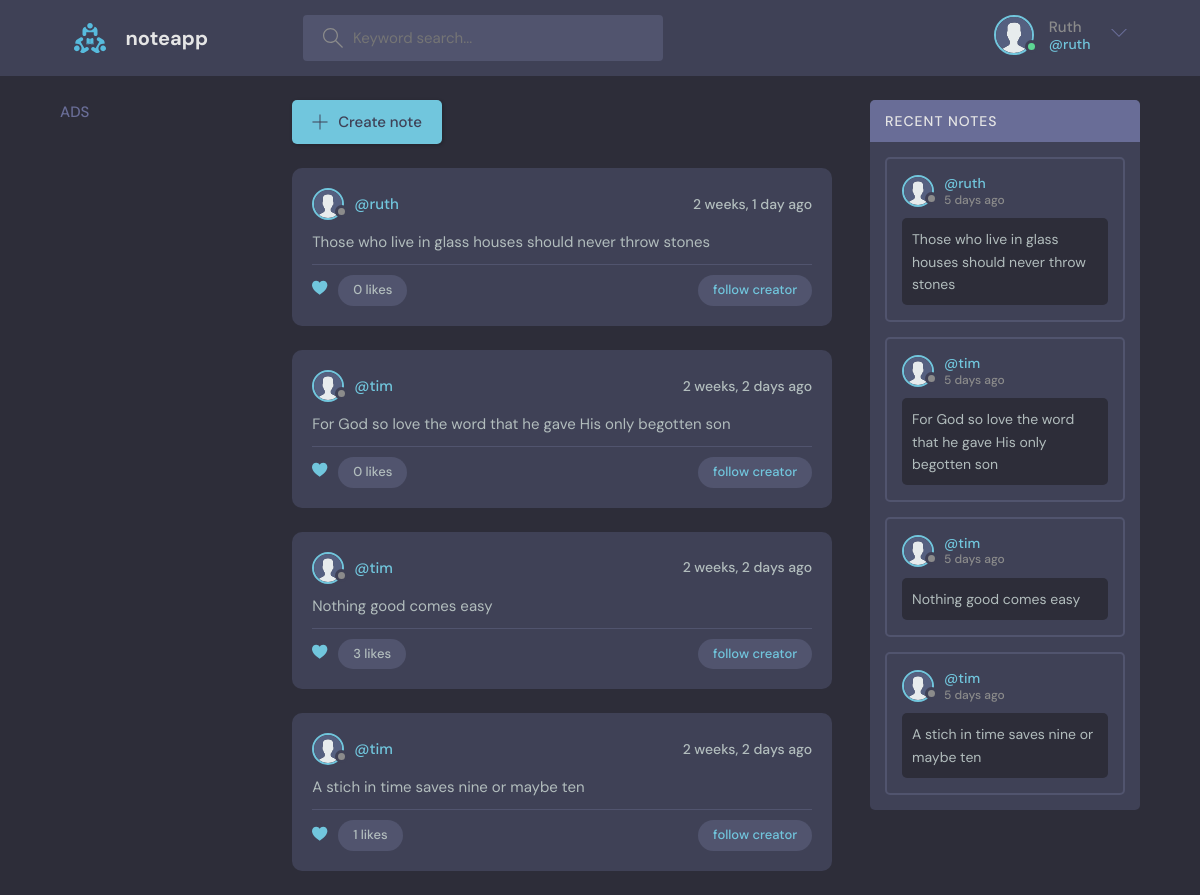
Page / (signed in) on the earlier database version.
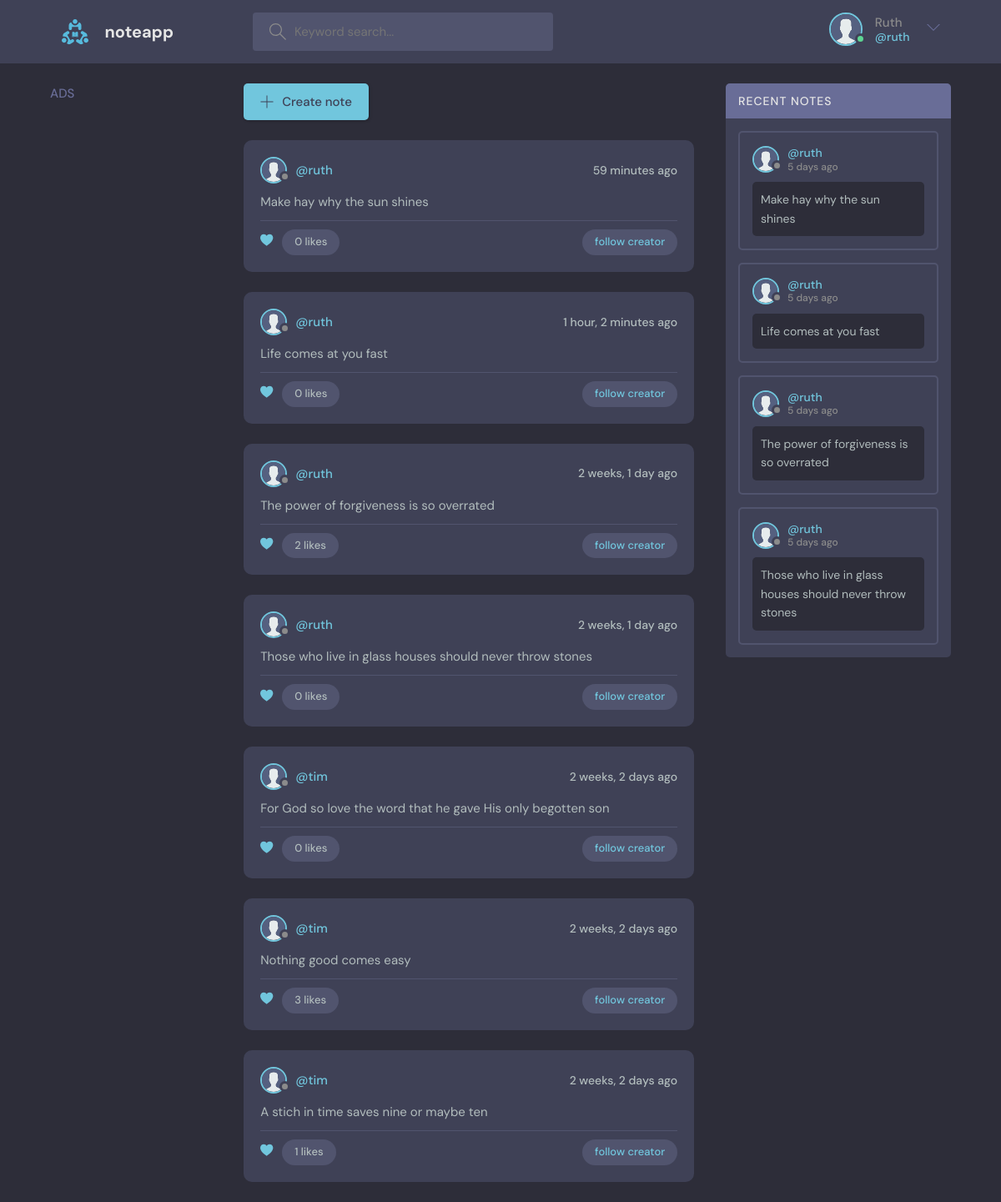
Same page on the later database version.
### app/models.py (models this page shows, shortened)
class Creator(AbstractUser):
    username = models.CharField(max_length=100)
    email = models.EmailField(unique=True)
    bio = models.TextField(blank=True, null=True)
    avatar = models.ImageField(default='avatar.svg')
    USERNAME_FIELD = 'email'
    REQUIRED_FIELDS = ['username']

class Note(models.Model):
    creator = models.ForeignKey(Creator, on_delete=models.CASCADE)
    text = models.TextField(blank=True, null=True)
    likes = models.ManyToManyField(Creator, default=None, related_name='likes', null=True, blank=True)
    created_date = models.DateTimeField(auto_now_add=True)
    updated_date = models.DateTimeField(auto_now_add=True)
    publish = models.BooleanField(default=False)
    @property
    def total_likes(self):
        return self.likes.count()
    class Meta:
        ordering = ['-created_date']

### app/views.py (the view)
# urls.py: path('', views.all_notes, name='notes'),
def all_notes(request):
    notes = Note.objects.filter(publish=True)
    recent_notes = notes.order_by('-updated_date')[0:4]
    context = {'notes': notes, 'recent_notes': recent_notes}
    return render(request, 'index.html', context)

### templates/index.html (shortened to what this page needs)
{% extends 'base.html' %}
{% block content %}
<div class="topics">
  <div class="topics__header">
    <h2>Ads</h2>
  </div>
</div>
<div class="roomList">
  <div class="roomList__header">
    <a class="btn btn--main" href="{% url 'create' %}">
      <svg version="1.1" xmlns="http://www.w3.org/2000/svg" width="32" height="32" viewBox="0 0 32 32">
        <title>add</title>
        <path
                d="M16.943 0.943h-1.885v14.115h-14.115v1.885h14.115v14.115h1.885v-14.115h14.115v-1.885h-14.115v-14.115z"
        ></path>
      </svg>
      Create note
    </a>
  </div>
  {% for note in notes %}
  <div class="roomListRoom">
    <div class="roomListRoom__header">
      <a href="{% url 'profile' note.creator.id %}" class="roomListRoom__author">
        <div class="avatar avatar--small">
          <img src="{{request.user.avatar.url}}" />
        </div>
        <span>@{{note.creator.username}}</span>
      </a>
      <div class="roomListRoom__actions">
        <span>{{note.created_date|timesince}} ago</span>
      </div>
    </div>
    <div class="roomListRoom__content">
      <p>{{note.text}}</p>
    </div>
    <div class="roomListRoom__meta">
      <form method="POST" action="{% url 'like' note.pk %}" class="roomListRoom__joined">
        {% if request.user.is_authenticated %}
        <button style="background:none; border:none;" type="submit" name="note_id" value="{{note.id}}">
          <svg version="1.1" xmlns="http://www.w3.org/2000/svg" width="60" height="60" viewBox="0 0 25 25">
            <title>user-account</title>
            <path d="M12 4.435c-1.989-5.399-12-4.597-12 3.568 0 4.068 3.06 9.481 12 14.997 8.94-5.516 12-10.929 12-14.997 0-8.118-10-8.999-12-3.568z"/>
          </svg>
        </button>
        {% endif %}
        <p class="roomListRoom__topic">{{note.total_likes}} likes</p>
      </form>
      <a href="#"><p class="roomListRoom__topic">follow creator</p></a>
    </div>
  </div>
  {% endfor %}
</div>
<div class="activities">
  <div class="activities__header">
    <h2>Recent Notes</h2>
  </div>
  {% for note in recent_notes %}
  <div class="activities__box">
    <div class="activities__boxHeader roomListRoom__header">
      <a href="{% url 'profile' note.creator.id %}" class="roomListRoom__author">
        <div class="avatar avatar--small">
          <img src="{{note.creator.avatar.url}}" />
        </div>
        <p>
          @{{note.creator.username}}
          <span>5 days ago</span>
        </p>
      </a>
    </div>
    <div class="activities__boxContent">
      <div class="activities__boxRoomContent">
        {{note.text}}
      </div>
    </div>
  </div>
  {% endfor %}
</div>
{% endblock %}

### templates/base.html (shortened to what this page needs)
<!DOCTYPE html>
{% load static %}
<html lang="en">
<head>
  <link rel="stylesheet" href="{% static 'style.css' %}" />
</head>
<body>
<header class="header header--loggedIn">
  <div class="container">
    <a href="/" class="header__logo">
      <img src="{% static 'assets/logo.svg' %}" />
      <h1>noteapp</h1>
    </a>
    <form class="header__search">
      <label>
        <input placeholder="Keyword search..." />
      </label>
    </form>
    <nav class="header__menu">
      <div class="header__user">
        {% if request.user.is_authenticated %}
        <a href="{% url 'profile' request.user.id %}">
          <div class="avatar avatar--medium active">
            <img src="{{request.user.avatar.url}}"/>
          </div>
          <p>{{request.user.username|title}} <span>@{{request.user.username}}</span></p>
        </a>
        {% else %}
          <div class="avatar avatar--medium active">
            <img src="{% static 'assets/avatar.svg' %}"/>
          </div>
        {% endif %}
        <button class="dropdown-button">
          <svg version="1.1" xmlns="http://www.w3.org/2000/svg" width="32" height="32" viewBox="0 0 32 32">
            <title>chevron-down</title>
            <path d="M16 21l-13-13h-3l16 16 16-16h-3l-13 13z"></path>
          </svg>
        </button>
      </div>
    </nav>
  </div>
</header>
<main class="layout layout--3">
  <div class="container">
    {% block content %}
    {% endblock %}
  </div>
</main>
</body>
</html>

Differences in the rows shown:
no longer on one of the page's lists (row unchanged): Note: creator.username "tim", text "For God so love the word that he gave His only begotten son"
no longer on one of the page's lists (row unchanged): Note: creator.username "tim", text "Nothing good comes easy"
no longer on one of the page's lists (row unchanged): Note: creator.username "tim", text "A stich in time saves nine or maybe ten"
added Note: user.avatar (placeholder picture), creator.username "ruth", created_date "59 minutes", text "Make hay why the sun shines", total_likes "0", creator.avatar (placeholder picture)
added Note: user.avatar (placeholder picture), creator.username "ruth", created_date "1 hour, 2 minutes", text "Life comes at you fast", total_likes "0", creator.avatar (placeholder picture)
now on this page (row edited): Note: user.avatar (placeholder picture), creator.username "ruth", created_date "2 weeks, 1 day", text "The power of forgiveness is so overrated", total_likes "2", creator.avatar (placeholder picture)
